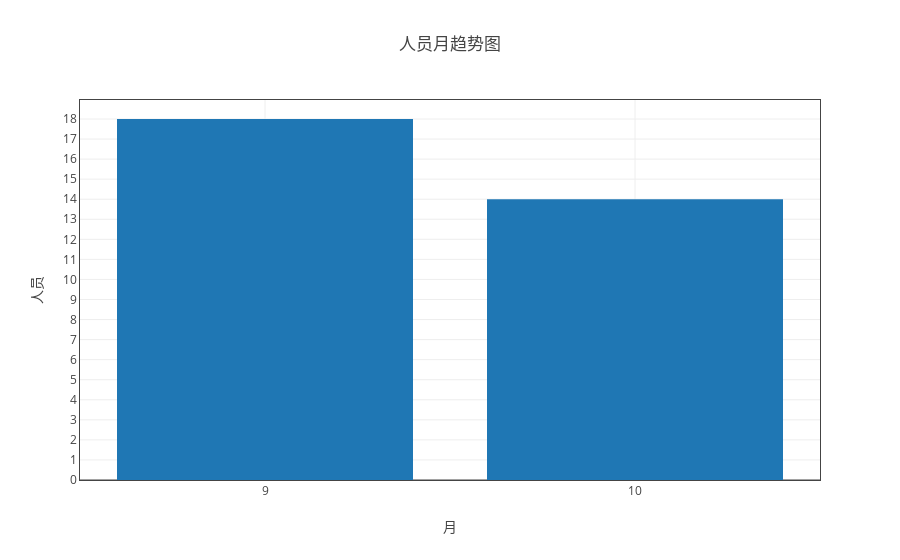

The code cell stored with this chart in its notebook:
### Code cell
ss = myModule.format(all_df1 ,"month" ,['人员'] )
ss.get_average_by('日期（格式“月-周次”）')
tt = myModule.myPlot(ss.groupby("count") )# ,"日期（格式“月-周次”）" ,['人员'])
tt.plot('bar',tag='月')

### Figure 1 — Plotly figure (JSON) as saved in the notebook; plotly's stock layout.template omitted (floating-point values rounded to 4 significant figures)
{"data": [{"name": "人员", "type": "bar", "uid": "52257f5d-d745-11e8-8ddb-a41f72875c19", "x": [9, 10], "y": [18, 14]}], "layout": {"title": "人员月趋势图", "xaxis": {"mirror": "all", "nticks": 20, "showgrid": true, "showline": true, "title": "月", "type": "category", "zeroline": true}, "yaxis": {"mirror": "all", "nticks": 20, "showgrid": true, "showline": true, "title": "人员", "zeroline": true}}}
